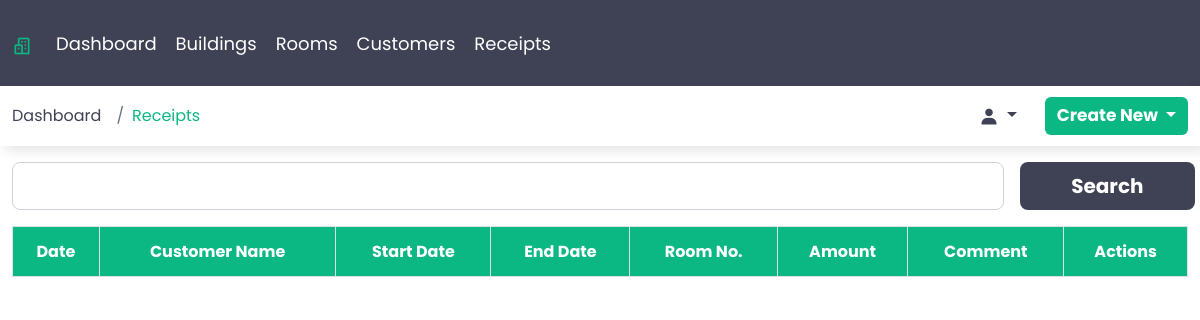
/receipts (signed in), run on an earlier commit of the app's database.
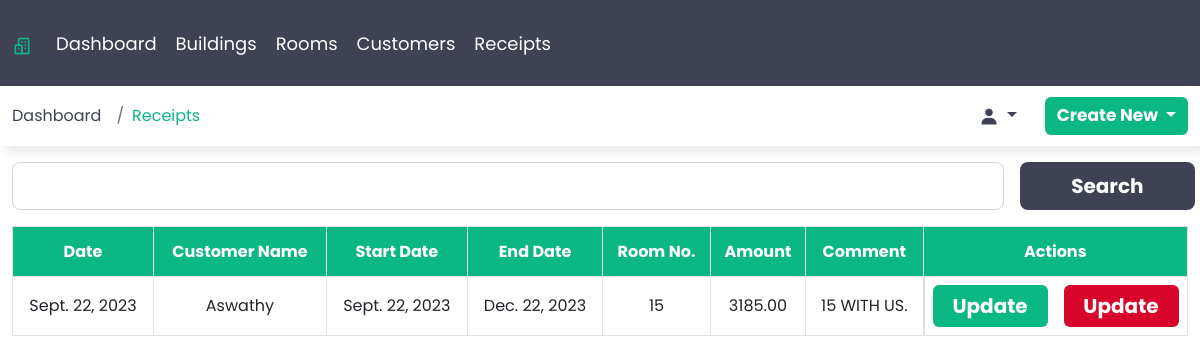
And on a later commit of the database.
### webapp/models.py (models this page shows)
class Receipt(models.Model):
    date = models.DateField(auto_now_add=True,blank=False)
    customer_name = models.ForeignKey(Customer,on_delete=models.DO_NOTHING)
    room_number = models.ForeignKey(Room,on_delete=models.DO_NOTHING)
    amount = models.DecimalField(max_digits=7, decimal_places=2)
    start_date = models.DateField(blank=False)
    end_date = models.DateField(blank=False)
    comment = models.CharField(max_length=250)
    class Meta:
        verbose_name_plural = 'Receipts'

class Customer(models.Model):
    customer_name = models.CharField(max_length=50)
    mobile_number = models.IntegerField()
    id_type = models.ForeignKey(IdType, on_delete=models.DO_NOTHING)
    id_number = models.CharField(max_length=50, unique=True)
    building_name = models.ForeignKey(Building, on_delete=models.CASCADE)
    room_number = models.ForeignKey(Room, on_delete=models.DO_NOTHING)
    class Meta:
        verbose_name_plural = 'Customers'
    def __str__(self):
        return self.customer_name

class Room(models.Model):
    room_number = models.IntegerField()
    building_name = models.ForeignKey(Building, on_delete=models.CASCADE)
    room_type = models.ForeignKey(RoomType, on_delete=models.DO_NOTHING)
    room_status = models.ForeignKey(RoomStatus, on_delete=models.DO_NOTHING)
    meter_number = models.CharField(max_length=16)
    account_number = models.IntegerField()
    class Meta:
        verbose_name_plural = 'Rooms'
    def __str__ (self):
        return str(self.room_number)

### webapp/views.py (the view)
# urls.py: path('receipts', views.Receipts, name='receipts'),
@login_required()
def Receipts(request):
    receipt = Receipt.objects.all()
    return render(request,'receipts.html',{'context': 'Receipts', 'receipts':receipt})

### templates/receipts.html (shortened to what this page needs)
{% extends 'base.html' %}
{% load static %}
{% block content %}
    <div class="container-fluid">
        <div class="sub-box">
            <div class="row">
                <div class="col-sm-12 mt-3">
                    <div class="row">
                        <div class="col-sm-12 col-md-12 col-lg-12 col-xl-12 col-xxl-12 search-col">
                            <form action="" class="d-flex gap-3">
                                <input type="text" class="form-control form-control-lg" id="search" >
                                <button type="submit" class="btn btn-lg search">Search</button>
                            </form>
                        </div>
                    </div>
                </div>
                <div class="col-sm-12 mt-3 table-responsive">
                    <table class="table table-hover table-bordered text-center ">
                        <thead>
                            <tr>
                            <th scope="col" class="align-middle">Date</th>
                            <th scope="col" class="align-middle">Customer Name</th>
                            <th scope="col" class="align-middle">Start Date</th>
                            <th scope="col" class="align-middle">End Date</th>
                            <th scope="col" class="align-middle">Room No.</th>
                            <th scope="col" class="align-middle">Amount</th>
                            <th scope="col" class="align-middle">Comment</th>
                            <th scope="col" class="align-middle">Actions</th>
                            </tr>
                        </thead>
                        <tbody>
                            {% for receipt in receipts %}
                                <tr>
                                    <td class="align-middle">{{receipt.date}}</td>
                                    <td class="align-middle">{{receipt.customer_name}}</td>
                                <td class="align-middle">{{receipt.start_date}}</td>
                                <td class="align-middle">{{receipt.end_date}}</td>
                                <td class="align-middle">{{receipt.room_number}}</td>
                                <td class="align-middle">{{receipt.amount}}</td>
                                <td class="align-middle">{{receipt.comment}}</td>
                                <td class="d-flex justify-content-between gap-3">
                                    <a href="{% url 'update_receipt' receipt.id %}" class="btn update">Update</a>
                                    <a href="{% url 'delete_receipt' receipt.id %}" class="btn delete">Update</a>
                                </td>
                                </tr>
                            {% endfor %}
                        </tbody>
                    </table>
                </div>
            </div>
        </div>
    </div>
{% endblock %}

What changed in the data, as far as the page shows it:
added Receipt: date "Sept. 22, 2023", customer_name "Aswathy", start_date "Sept. 22, 2023", end_date "Dec. 22, 2023", room_number "15", amount "3185.00", comment "15 WITH US."
